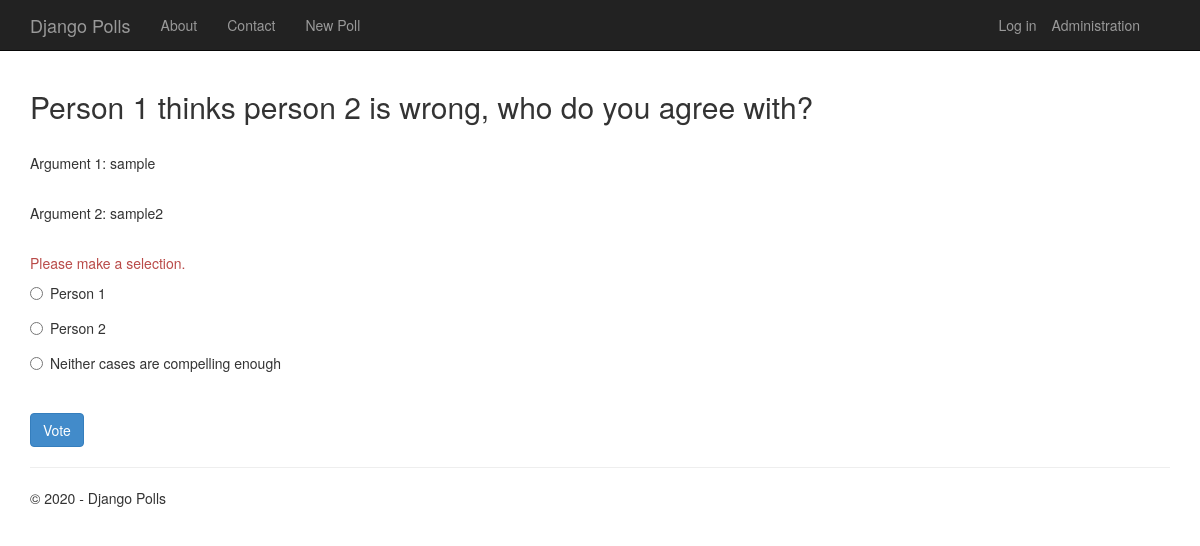
Page /1/vote/ on the earlier database version.
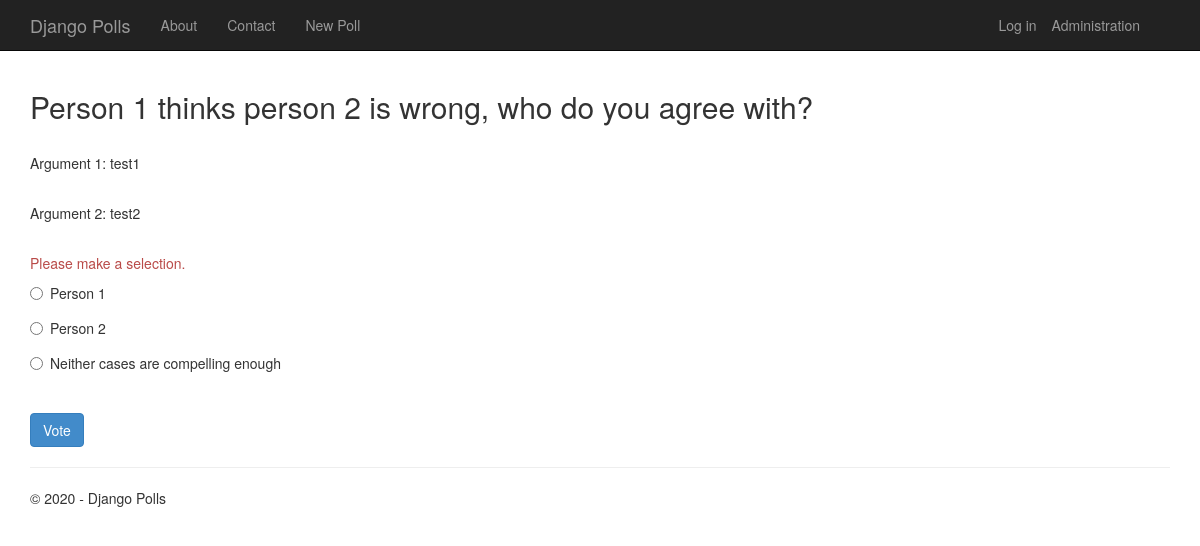
Same page on the later database version.
### app/models.py (models this page shows, shortened)
class Poll(models.Model):
    fields = ['case_title','p1_arg','p2_arg']
    text = models.CharField(max_length=200)
    arg1 = models.CharField(max_length=200)
    arg2 = models.CharField(max_length=200)
    pub_date = models.DateTimeField('date published', default=timezone.now)

class Choice(models.Model):
    poll = models.ForeignKey(Poll, on_delete=models.CASCADE)
    text = models.CharField(max_length=200)
    votes = models.IntegerField(default=0)

### app/views.py (the view)
# urls.py: path('<int:poll_id>/vote/', app.views.vote, name='vote'),
def vote(request, poll_id):
    poll = get_object_or_404(Poll, pk=poll_id)
    try:
        selected_choice = poll.choice_set.get(pk=request.POST['choice'])
    except (KeyError, Choice.DoesNotExist):
        return render(request, 'app/details.html', {
            'title': 'Poll',
            'year': datetime.now().year,
            'poll': poll,
            'error_message': "Please make a selection.",
    })
    else:
        selected_choice.votes += 1
        selected_choice.save()
        return HttpResponseRedirect(reverse('app:results', args=(poll.id,)))

### app/templates/app/details.html (shortened to what this page needs)
{% extends "app/layout.html" %}
{% block content %}
<h2>{{poll.text}}</h2>
<br />
<p>Argument 1: {{poll.arg1}}</p>
<br />
<p>Argument 2: {{poll.arg2}}</p>
<br />
{% if error_message %}
<p class="text-danger">{{error_message}}</p>
{% endif %}
<form action="{% url 'app:vote' poll.id %}" method="post">
{% for choice in poll.choice_set.all %}
    <div class="radio">
        <label>
            <input type="radio" name="choice" id="choice{{ forloop.counter }}" value="{{ choice.id }}" />
            {{ choice.text }}
        </label>
    </div>
{% endfor %}
    <br />
    <button class="btn btn-primary" type="submit">Vote</button>
</form>
{% endblock %}

### app/templates/app/layout.html (shortened to what this page needs)
﻿<!DOCTYPE html>
<html>
<head>
    {% load staticfiles %}
    <link rel="stylesheet" type="text/css" href="{% static 'app/content/bootstrap.min.css' %}" />
    <link rel="stylesheet" type="text/css" href="{% static 'app/content/site.css' %}" />
</head>
<body>
    <div class="navbar navbar-inverse navbar-fixed-top">
        <div class="container">
            <div class="navbar-header">
                <a href="/" class="navbar-brand">Django Polls</a>
            </div>
            <div class="navbar-collapse collapse">
                <ul class="nav navbar-nav">
                    <li><a href="{% url 'about' %}">About</a></li>
                    <li><a href="{% url 'contact' %}">Contact</a></li>
                    <li><a href="{% url 'newpoll' %}">New Poll</a></li>
                </ul>
                {% include 'app/loginpartial.html' %}
            </div>
        </div>
    </div>
    <div class="container body-content">
{% block content %}{% endblock %}
        <hr/>
        <footer>
            <p>&copy; {{ year }} - Django Polls</p>
        </footer>
    </div>
</body>
</html>

### app/templates/app/loginpartial.html
<ul class="nav navbar-nav navbar-right">
    <li><a href="/admin">Administration</a></li>
</ul>
{% if user.is_authenticated %}
<form id="logoutForm" action="/logout/" method="post" class="navbar-right">
    {% csrf_token %}
    <ul class="nav navbar-nav navbar-right">
        <li><span class="navbar-brand">Hello {{ user.username }}!</span></li>
        <li><a href="javascript:document.getElementById('logoutForm').submit()">Log off</a></li>
    </ul>
</form>
{% else %}
<ul class="nav navbar-nav navbar-right">
    <li><a href="{% url 'login' %}">Log in</a></li>
</ul>
{% endif %}

### app/static/app/content/site.css (style rules this page uses)
body { padding-top: 50px; padding-bottom: 20px; }
.body-content { padding-left: 15px; padding-right: 15px; }
input, select, textarea { max-width: 280px; }
.radio, .checkbox { margin-bottom: 20px; }

Differences in the rows shown:
changed Poll "Person 1 thinks person 2 is wrong, who do you agree with?": arg1 "sample" → "test1"; arg2 "sample2" → "test2"
